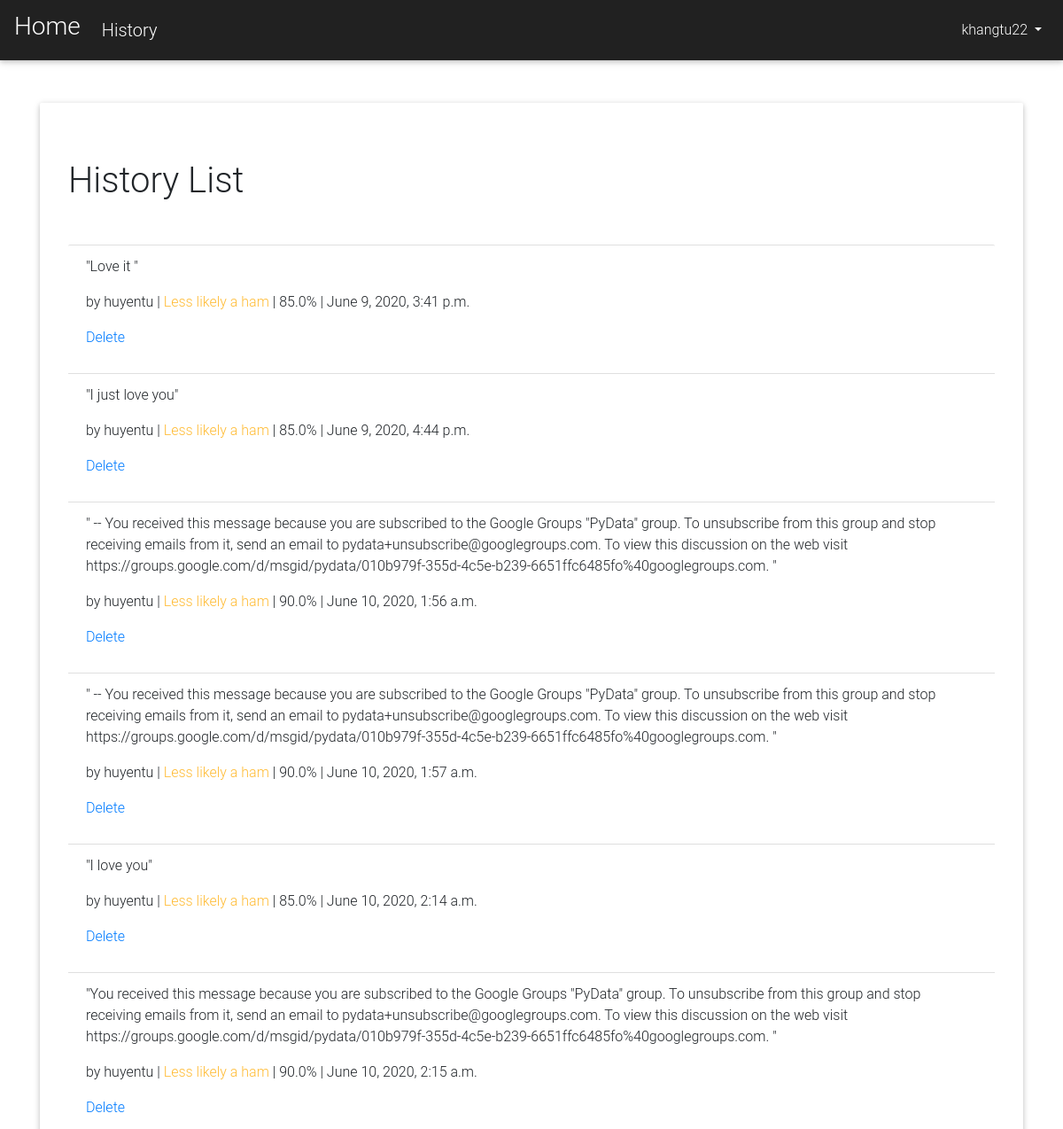
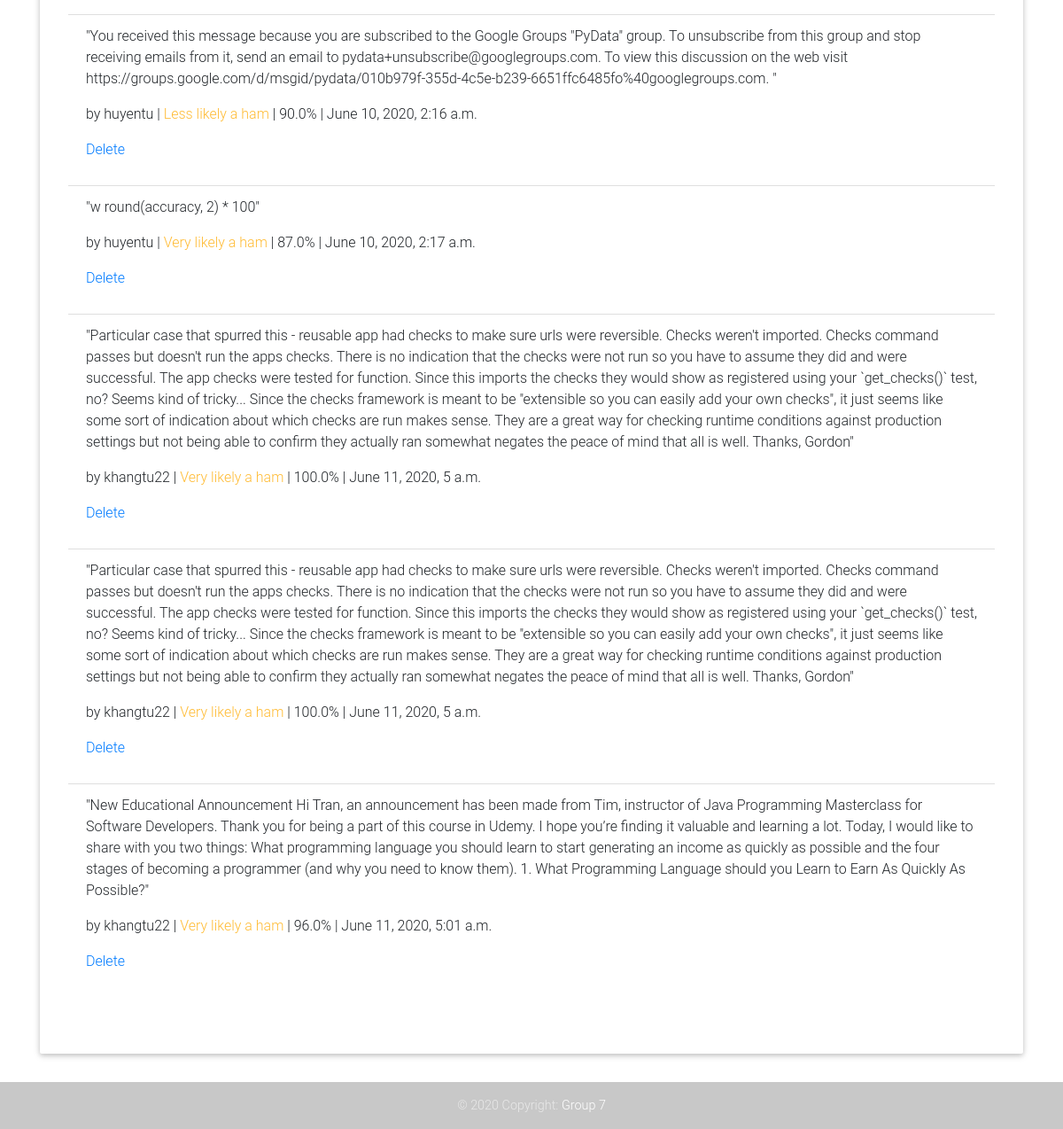
Screenshot of /history/ (signed in) with the database file from the repository (2 pictures, top to bottom).
### users/models.py (models this page shows)
class CustomUser(AbstractUser):
    objects = CustomUserManager()

### spam_email/models.py (models this page shows, shortened)
class Email(models.Model):
    content = models.TextField()
    result = models.CharField(max_length=100)
    accuracy = models.CharField(max_length=100)
    last_updated = models.DateTimeField(auto_now=True)
    author = models.ForeignKey(
        get_user_model(),
        on_delete=models.CASCADE,
        related_name='+',
        default='1',
    )

### spam_email/views.py (the view)
# urls.py: path('history/', HistoryView.as_view(), name='history'),
class HistoryView(LoginRequiredMixin, ListView):
    model = Email
    template_name = 'history.html'
    login_url = 'login'

### templates/history.html (shortened to what this page needs)
<!DOCTYPE html>
<html lang="en">
<head>
</head>
<body>
{% extends 'base.html' %}
{% block content %}
    <div class="jumbotron mt-5">
        <h1>History List</h1>
        <ul class="list-group list-group-flush mt-5">
            {% for email in object_list %}
          <li class="list-group-item">
            <p>"{{ email.content }}"</p>
            <p> by {{ email.author }} |<span class="text-warning"> {{ email.result }} </span>| {{ email.accuracy }}% | {{ email.last_updated }}</p>
            <p>
                <a href="{% url 'email_delete' email.pk %}" class="changelink">Delete</a>
            </p>
          </li>
            {% endfor %}
        </ul>
    </div>
{% endblock content %}

### templates/base/navbar.html (shortened to what this page needs)
{% load static %}
<!DOCTYPE html>
<html lang="en">
<head>
    <link rel="stylesheet" type="text/css" href="{% static 'assets/MDB/css/mdb.min.css' %}">
    <link rel="stylesheet" type="text/css" href="{% static 'assets/css/base.css' %}">
</head>
<body>
    <nav class="navbar navbar-expand-md navbar-dark bg-dark mb-4">
        <a class="navbar-brand" href="{% url 'home' %}">
            <h3>Home</h3>
        </a>
        <a class="navbar-brand ml-2" href="{% url 'history' %}">History</a>
        <div class="collapse navbar-collapse" id="navbarCollapse">
            {% if user.is_authenticated %}
                <ul class="navbar-nav ml-auto">
                    <li class="nav-item">
                        <a class="nav-link dropdown-toggle" href="#" id="userMenu" data-toggle="dropdown" aria-haspopup="true" aria-expanded="false">
                        {{ user.username }}
                        </a>
                    </li>
                </ul>
        {% else %}
            <form class="form-inline ml-auto">
                <a href="{% url 'login' %}" class="text-white bg-dark" > <i class="fas fa-sign-in-alt"></i></a>
                <a href="{% url 'signup' %}" class="text-white bg-dark ml-3">Signup</a>
            </form>
        {% endif %}
        </div>
    </nav>
</body>
</html>

### static/assets/css/base.css (style rules this page uses)
body { font-family: 'Roboto', sans-serif; }

### rows the page displays
CustomUser: username "khangtu22"
Email: content "Love it", author "huyentu", result "Less likely a ham", accuracy "85.0", last_updated "June 9, 2020, 3:41 p.m."
Email: content "I just love you", author "huyentu", result "Less likely a ham", accuracy "85.0", last_updated "June 9, 2020, 4:44 p.m."
Email: content "-- You received this message because you are subscribed to the Google Groups \"PyData\" group. To unsubscribe from this group and stop receiving emails from it, send an email to pydata+unsubscribe@googlegroups.com. To view this discussion on the web visit https://groups.google.com/d/msgid/pydata/010b979f-355d-4c5e-b239-6651ffc6485fo%40googlegroups.com.", author "huyentu", result "Less likely a ham", accuracy "90.0", last_updated "June 10, 2020, 1:56 a.m."
Email: content "-- You received this message because you are subscribed to the Google Groups \"PyData\" group. To unsubscribe from this group and stop receiving emails from it, send an email to pydata+unsubscribe@googlegroups.com. To view this discussion on the web visit https://groups.google.com/d/msgid/pydata/010b979f-355d-4c5e-b239-6651ffc6485fo%40googlegroups.com.", author "huyentu", result "Less likely a ham", accuracy "90.0", last_updated "June 10, 2020, 1:57 a.m."
Email: content "I love you", author "huyentu", result "Less likely a ham", accuracy "85.0", last_updated "June 10, 2020, 2:14 a.m."
Email: content "You received this message because you are subscribed to the Google Groups \"PyData\" group. To unsubscribe from this group and stop receiving emails from it, send an email to pydata+unsubscribe@googlegroups.com. To view this discussion on the web visit https://groups.google.com/d/msgid/pydata/010b979f-355d-4c5e-b239-6651ffc6485fo%40googlegroups.com.", author "huyentu", result "Less likely a ham", accuracy "90.0", last_updated "June 10, 2020, 2:15 a.m."
Email: content "You received this message because you are subscribed to the Google Groups \"PyData\" group. To unsubscribe from this group and stop receiving emails from it, send an email to pydata+unsubscribe@googlegroups.com. To view this discussion on the web visit https://groups.google.com/d/msgid/pydata/010b979f-355d-4c5e-b239-6651ffc6485fo%40googlegroups.com.", author "huyentu", result "Less likely a ham", accuracy "90.0", last_updated "June 10, 2020, 2:16 a.m."
Email: content "w round(accuracy, 2) * 100", author "huyentu", result "Very likely a ham", accuracy "87.0", last_updated "June 10, 2020, 2:17 a.m."
Email: content "Particular case that spurred this - reusable app had checks to make sure urls were reversible. Checks weren't imported. Checks command passes but doesn't run the apps checks. There is no indication that the checks were not run so you have to assume they did and were successful. The app checks were tested for function. Since this imports the checks they would show as registered using your `get_checks()` test, no? Seems kind of tricky... Since the checks framework is meant to be \"extensible so you can easily add your own checks\", it just seems like some sort of indication about which checks are run makes sense. They are a great way for checking runtime conditions against production settings…", author "khangtu22", result "Very likely a ham", accuracy "100.0", last_updated "June 11, 2020, 5 a.m."
Email: content "Particular case that spurred this - reusable app had checks to make sure urls were reversible. Checks weren't imported. Checks command passes but doesn't run the apps checks. There is no indication that the checks were not run so you have to assume they did and were successful. The app checks were tested for function. Since this imports the checks they would show as registered using your `get_checks()` test, no? Seems kind of tricky... Since the checks framework is meant to be \"extensible so you can easily add your own checks\", it just seems like some sort of indication about which checks are run makes sense. They are a great way for checking runtime conditions against production settings…", author "khangtu22", result "Very likely a ham", accuracy "100.0", last_updated "June 11, 2020, 5 a.m."
Email: content "New Educational Announcement Hi Tran, an announcement has been made from Tim, instructor of Java Programming Masterclass for Software Developers. Thank you for being a part of this course in Udemy. I hope you’re finding it valuable and learning a lot. Today, I would like to share with you two things: What programming language you should learn to start generating an income as quickly as possible and the four stages of becoming a programmer (and why you need to know them). 1. What Programming Language should you Learn to Earn As Quickly As Possible?", author "khangtu22", result "Very likely a ham", accuracy "96.0", last_updated "June 11, 2020, 5:01 a.m."
